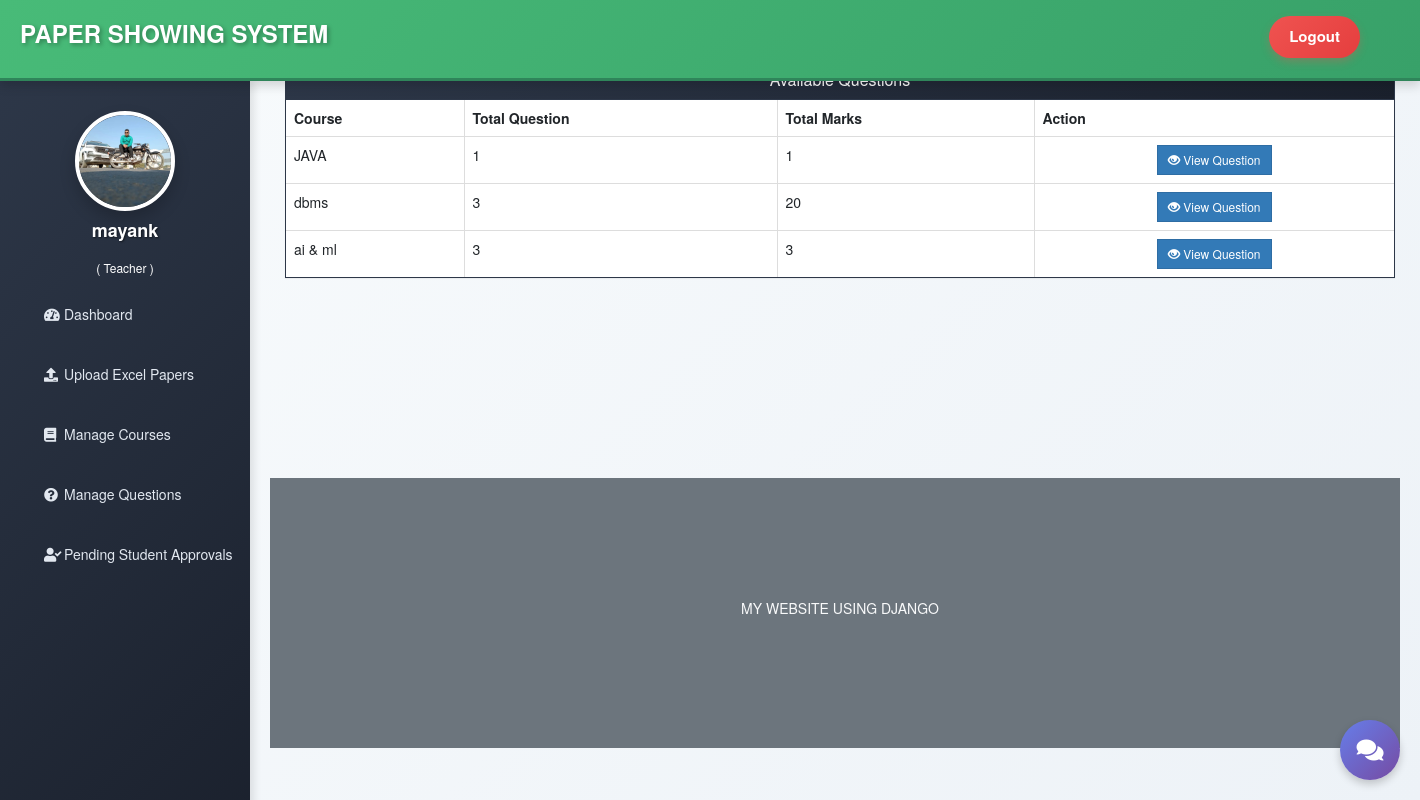
The page /teacher/teacher-view-question/ (signed in) on the database its author committed.
### teacher/models.py (models this page shows, shortened)
class Teacher(models.Model):
    user=models.OneToOneField(User,on_delete=models.CASCADE)
    profile_pic= models.ImageField(upload_to='profile_pic/Teacher/',null=True,blank=True)
    address = models.CharField(max_length=40)
    mobile = models.CharField(max_length=20,null=False)
    status= models.BooleanField(default=True)
    salary=models.PositiveIntegerField(null=True)

### exam/models.py (models this page shows, shortened)
class Course(models.Model):
   id = models.BigAutoField(primary_key=True)
   course_name = models.CharField(max_length=50)
   question_number = models.PositiveIntegerField()
   total_marks = models.PositiveIntegerField()

### teacher/views.py (the view)
# urls.py: path('teacher-view-question/', views.teacher_view_question_view,name='teacher-view-question'),
@login_required(login_url='teacherlogin')
@user_passes_test(is_teacher_approved)
def teacher_view_question_view(request):
    courses = QMODEL.Course.objects.all()
    return render(request, 'teacher/teacher_view_question.html', {'courses': courses})

### teacher/views.py (called while the page is built)
def is_teacher(user):
    return user.groups.filter(name='TEACHER').exists()

def is_teacher_approved(user):
    if is_teacher(user):
        try:
            teacher = models.Teacher.objects.get(user=user)
            return teacher.status
        except models.Teacher.DoesNotExist:
            return False
    return False

### templates/teacher/teacher_view_question.html (shortened to what this page needs)
{% extends 'teacher/teacherbase.html' %}
{% block content %}
{%load static%}
<head>
  <link href="//netdna.bootstrapcdn.com/bootstrap/3.0.0/css/bootstrap.min.css" rel="stylesheet" id="bootstrap-css">
</head>
<br><br>
<div class="container">
  <div class="panel panel-primary rounded-0">
    <div class="panel-heading rounded-0">
      <h6 class="panel-title">Available Questions</h6>
    </div>
    <table class="table table-hover table-bordered" id="dev-table">
      <thead>
        <tr>
          <th>Course</th>
          <th>Total Question</th>
          <th>Total Marks</th>
          <th>Action</th>
        </tr>
      </thead>
      {% for c in courses %}
      <tr>
        <td> {{c.course_name}}</td>
        <td>{{c.question_number}}</td>
        <td>{{c.total_marks}}</td>
        <td class="text-center"><a class="btn btn-primary btn-sm" style="border-radius: 0%;" href="{% url 'see-question' c.id  %}"><span class="glyphicon glyphicon-eye-open"></span> View Question</a></td>
      </tr>
      {% endfor %}
    </table>
  </div>
</div>
<br><br><br><br><br><br>
{% endblock content %}

### templates/teacher/teacherbase.html (shortened to what this page needs)
<!DOCTYPE html>
{% load static %}
<html lang="en" dir="ltr">
<head>
  <link href="http://netdna.bootstrapcdn.com/bootstrap/4.0.0-beta/css/bootstrap.min.css" rel="stylesheet">
  <link rel="stylesheet" href="https://maxcdn.bootstrapcdn.com/bootstrap/4.4.1/css/bootstrap.min.css">
  <link href="https://maxcdn.bootstrapcdn.com/font-awesome/4.3.0/css/font-awesome.min.css" rel="stylesheet">
  <link rel="stylesheet" href="https://cdnjs.cloudflare.com/ajax/libs/font-awesome/5.12.1/css/all.min.css">
</head>
<body>
  <header class="shadow bg-light">
    <div class="left_area">
      <h3>Paper Showing System</h3>
    </div>
    <div class="right_area">
      <a href="/logout" class="logout_btn">Logout</a>
    </div>
  </header>
  <div class="sidebar">
    <center>
      {% if request.user.teacher.profile_pic %}
        <img src="{{ request.user.teacher.profile_pic.url }}" class="profile_image" alt="Teacher Profile">
      {% else %}
        <img src="{% static 'image/teacher-avatar.png' %}" class="profile_image" alt="Default Teacher">
      {% endif %}
      <h4>{{request.user.first_name}}</h4>
      <h6 style="color: rgb(255, 255, 255);">( Teacher )</h6>
    </center>
    <a href="/teacher/teacher-dashboard/"><i class="fas fa-tachometer-alt"></i><span>Dashboard</span></a>
    <a href="/studentprofile/teacher/upload/"><i class="fas fa-upload"></i><span>Upload Excel Papers</span></a>
    <a href="/teacher/teacher-exam/"><i class="fas fa-book"></i><span>Manage Courses</span></a>
    <a href="/teacher/teacher-question/"><i class="fas fa-question-circle"></i><span>Manage Questions</span></a>
    <a href="/teacher/teacher-view-pending-student/"><i class="fas fa-user-check"></i><span>Pending Student Approvals</span></a>
  </div>
  <div class="content">
    {% block content %}
    {% endblock content %}
    <br><br><br>
    {% include "exam/footer.html" %}
  </div>
  {% include "chat/chat_widget.html" %}
</body>
</html>

### templates/teacher/teacherbase.html (style rules this page uses)
a:link { text-decoration: none; }
body { margin: 0; padding: 0; font-family: 'Segoe UI', Tahoma, Geneva, Verdana, sans-serif; background: linear-gradient(135deg, #f5f7fa 0%, #c3cfe2 100%); }
header { position: fixed; padding: 20px; width: 100%; z-index: 1; height: 5.8em !important; background: linear-gradient(135deg, #48bb78 0%, #38a169 100%); box-shadow: 0 4px 8px rgba(0, 0, 0, 0.1); border-bottom: 3px solid #2f855a; }
.left_area h3 { margin: 0px; text-transform: uppercase; font-size: 24px; font-weight: 900; color: #fff; text-shadow: 2px 2px 4px rgba(0,0,0,0.3); }
.logout_btn { padding: 10px 20px; background: linear-gradient(135deg, #ef5350 0%, #e53e3e 100%); text-decoration: none; float: right; margin-top: -30px; margin-right: 40px; border-radius: 25px; font-size: 15px; font-weight: 600; color: #fff; transition: all 0.3s ease; box-shadow: 0 4px 8px rgba(239, 83, 80, 0.3); }
.sidebar { background: linear-gradient(135deg, #2d3748 0%, #1a202c 100%); margin-top: 5.8em; padding-top: 30px; position: fixed; left: 0; width: 250px; height: 100%; transition: all 0.3s ease; box-shadow: 4px 0 8px rgba(0, 0, 0, 0.1); overflow-y: auto; }
.sidebar .profile_image { width: 100px; height: 100px; border-radius: 50%; margin-bottom: 10px; border: 4px solid #fff; box-shadow: 0 8px 16px rgba(0, 0, 0, 0.2); transition: transform 0.3s ease; }
.sidebar h4 { color: #fff; margin-top: 0; margin-bottom: 20px; font-weight: 600; text-shadow: 1px 1px 2px rgba(0,0,0,0.5); }
.sidebar a { color: #e2e8f0; display: block; width: 100%; line-height: 60px; text-decoration: none; padding-left: 40px; box-sizing: border-box; transition: all 0.3s ease; border-left: 4px solid transparent; }
.sidebar i { padding-right: 15px; width: 20px; }
.content { margin-left: 250px; background: linear-gradient(135deg, #f7fafc 0%, #edf2f7 100%); min-height: 100vh; transition: margin-left 0.3s ease; padding: 20px; }
.panel-primary { border-color: #2d3748 !important; }
.panel-primary > .panel-heading { background: linear-gradient(135deg, #2d3748 0%, #1a202c 100%) !important; border-color: #2d3748 !important; color: #fff; }

### templates/teacher/teacher_view_question.html (style rules this page uses)
a:link { text-decoration: none; }
h6 { text-align: center; }

### rows shown on the page
Course: course_name "JAVA", question_number "1", total_marks "1"
Course: course_name "dbms", question_number "3", total_marks "20"
Course: course_name "ai & ml", question_number "3", total_marks "3"

### other values the page prints
{{ request.user.first_name }} "mayank"
